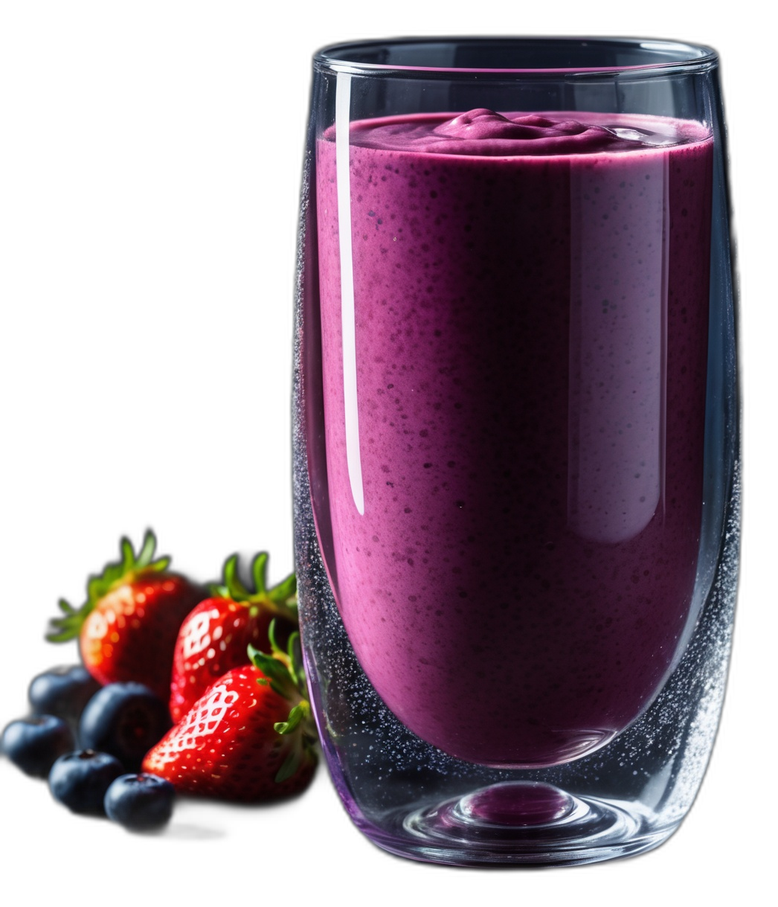
#> input picture Images/Freshly Made/Berry_mix.png, 778 x 907 px, shrunk from 1046 x 1219 before the run; its folder holds only this picture in this run
$ python normalize_images.py
#> lines starting #> are read from the running program, lines starting #| are printed output that depends on the picture
"""
Crop each PNG to its non-transparent content bbox, add 4% uniform padding,
and overwrite the file. Originals are backed up to Images/originals/.
"""
import os, shutil
from pathlib import Path
from PIL import Image

ROOT = Path(__file__).parent

# Directories containing product PNGs to normalise
TARGET_DIRS = [
    "Images/Freshly Made",
    "Images/Kombucha",
    "Images/Ice Herbal Tea",
    "Images/Tea",
    "Images/Matcha",
    "Images/Coffee",
    "Images/Non-Alchoholic",
    "Images/Snacks",
]

BACKUP_DIR = ROOT / "Images" / "originals"
PADDING_PCT = 0.04   # 4% of the larger dimension as uniform padding
ALPHA_THRESHOLD = 10


def crop_and_pad(path: Path, backup_dir: Path) -> None:
    img = Image.open(path).convert("RGBA")
#> img is the input picture: PIL image 778x907 RGBA; mean R, G, B, A 50.6, 32.3, 44, 147.5
    alpha = img.split()[3]
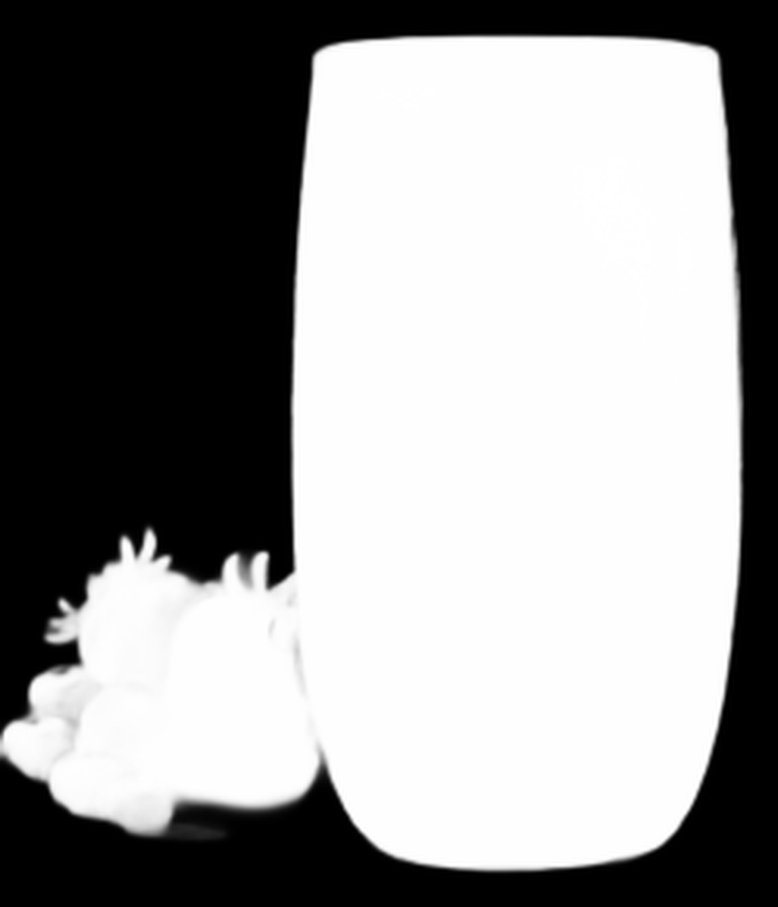
#> alpha: PIL image 778x907 L; min 0, max 255, mean 147.5

    # Find the bounding box of pixels with alpha > threshold
    bbox = None
    w, h = img.size
#> w = 778; h = 907
    pixels = alpha.load()
    min_x, min_y, max_x, max_y = w, h, 0, 0
#> min_x = 778; min_y = 907; max_x = 0; max_y = 0
    for y in range(h):
        for x in range(w):
            if pixels[x, y] > ALPHA_THRESHOLD:
                if x < min_x: min_x = x
                if x > max_x: max_x = x
                if y < min_y: min_y = y
                if y > max_y: max_y = y
#> after the loop, max_x = 744; max_y = 873; min_x = 0; min_y = 33

    if max_x < min_x or max_y < min_y:
        print(f"  SKIP (fully transparent): {path.name}")
        return

    # Padding
    content_w = max_x - min_x + 1
#> content_w = 745
    content_h = max_y - min_y + 1
#> content_h = 841
    pad = max(int(max(content_w, content_h) * PADDING_PCT), 4)
#> pad = 33

    x0 = max(0, min_x - pad)
#> x0 = 0
    y0 = max(0, min_y - pad)
#> y0 = 0
    x1 = min(w, max_x + pad + 1)
    y1 = min(h, max_y + pad + 1)

    cropped = img.crop((x0, y0, x1, y1))

    # Skip if crop would be a no-op (already tight)
    if (x0, y0, x1, y1) == (0, 0, w, h):
        print(f"  SKIP (no change needed): {path.name}")
        return

    # Backup original
    rel = path.relative_to(ROOT / "Images")
    bak = backup_dir / rel
    bak.parent.mkdir(parents=True, exist_ok=True)
    if not bak.exists():   # only back up once
        shutil.copy2(path, bak)

    cropped.save(path, "PNG", optimize=True)
    print(f"  OK  {path.name}  {w}x{h} → {cropped.size[0]}x{cropped.size[1]}  (pad={pad}px)")


def main():
    BACKUP_DIR.mkdir(parents=True, exist_ok=True)
    for dir_str in TARGET_DIRS:
        d = ROOT / dir_str
        if not d.exists():
            print(f"DIR NOT FOUND: {d}")
            continue
        pngs = sorted(d.glob("*.png"))
        if not pngs:
            print(f"no PNGs in {dir_str}")
            continue
        print(f"\n── {dir_str} ({len(pngs)} files)")
        for p in pngs:
            crop_and_pad(p, BACKUP_DIR)


if __name__ == "__main__":
    main()
